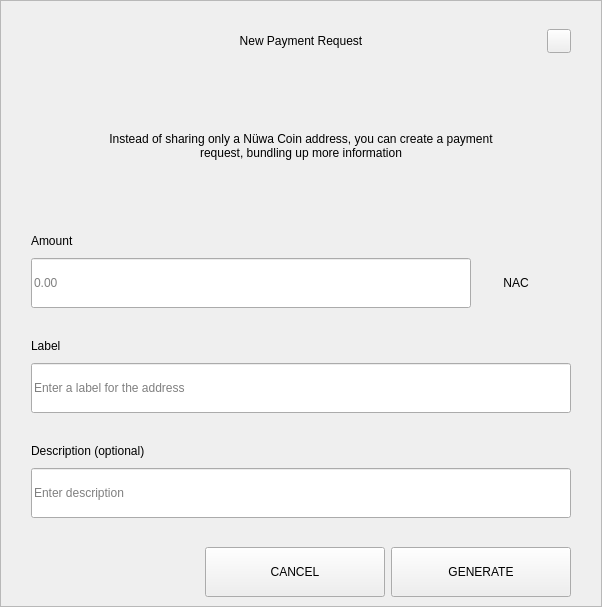
<?xml version="1.0" encoding="UTF-8"?>
<ui version="4.0">
 <class>RequestDialog</class>
 <widget class="QDialog" name="RequestDialog">
  <property name="geometry">
   <rect>
    <x>0</x>
    <y>0</y>
    <width>602</width>
    <height>607</height>
   </rect>
  </property>
  <property name="windowTitle">
   <string>Dialog</string>
  </property>
  <layout class="QVBoxLayout" name="verticalLayout_5">
   <property name="spacing">
    <number>0</number>
   </property>
   <property name="leftMargin">
    <number>0</number>
   </property>
   <property name="topMargin">
    <number>0</number>
   </property>
   <property name="rightMargin">
    <number>0</number>
   </property>
   <property name="bottomMargin">
    <number>0</number>
   </property>
   <item>
    <widget class="QFrame" name="frame">
     <property name="styleSheet">
      <string notr="true"/>
     </property>
     <property name="frameShape">
      <enum>QFrame::StyledPanel</enum>
     </property>
     <property name="frameShadow">
      <enum>QFrame::Raised</enum>
     </property>
     <layout class="QVBoxLayout" name="verticalLayout_4" stretch="1,0,0">
      <property name="spacing">
       <number>0</number>
      </property>
      <property name="leftMargin">
       <number>30</number>
      </property>
      <property name="topMargin">
       <number>20</number>
      </property>
      <property name="rightMargin">
       <number>30</number>
      </property>
      <property name="bottomMargin">
       <number>0</number>
      </property>
      <item>
       <layout class="QHBoxLayout" name="horizontalLayout_3">
        <property name="spacing">
         <number>0</number>
        </property>
        <item>
         <spacer name="horizontalSpacer_21">
          <property name="orientation">
           <enum>Qt::Horizontal</enum>
          </property>
          <property name="sizeHint" stdset="0">
           <size>
            <width>40</width>
            <height>20</height>
           </size>
          </property>
         </spacer>
        </item>
        <item>
         <widget class="QLabel" name="labelTitle">
          <property name="minimumSize">
           <size>
            <width>0</width>
            <height>40</height>
           </size>
          </property>
          <property name="maximumSize">
           <size>
            <width>16777215</width>
            <height>40</height>
           </size>
          </property>
          <property name="styleSheet">
           <string notr="true">padding-left:24px;</string>
          </property>
          <property name="text">
           <string>New Payment Request</string>
          </property>
          <property name="alignment">
           <set>Qt::AlignCenter</set>
          </property>
          <property name="margin">
           <number>7</number>
          </property>
         </widget>
        </item>
        <item>
         <spacer name="horizontalSpacer">
          <property name="orientation">
           <enum>Qt::Horizontal</enum>
          </property>
          <property name="sizeHint" stdset="0">
           <size>
            <width>40</width>
            <height>20</height>
           </size>
          </property>
         </spacer>
        </item>
        <item>
         <widget class="QPushButton" name="btnEsc">
          <property name="minimumSize">
           <size>
            <width>24</width>
            <height>24</height>
           </size>
          </property>
          <property name="maximumSize">
           <size>
            <width>24</width>
            <height>24</height>
           </size>
          </property>
          <property name="focusPolicy">
           <enum>Qt::NoFocus</enum>
          </property>
          <property name="text">
           <string/>
          </property>
         </widget>
        </item>
       </layout>
      </item>
      <item>
       <widget class="QStackedWidget" name="stack">
        <property name="minimumSize">
         <size>
          <width>540</width>
          <height>0</height>
         </size>
        </property>
        <property name="maximumSize">
         <size>
          <width>540</width>
          <height>16777215</height>
         </size>
        </property>
        <property name="currentIndex">
         <number>0</number>
        </property>
        <widget class="QWidget" name="page_1">
         <property name="minimumSize">
          <size>
           <width>540</width>
           <height>0</height>
          </size>
         </property>
         <property name="maximumSize">
          <size>
           <width>540</width>
           <height>16777215</height>
          </size>
         </property>
         <layout class="QVBoxLayout" name="layout1">
          <property name="spacing">
           <number>0</number>
          </property>
          <property name="leftMargin">
           <number>0</number>
          </property>
          <property name="topMargin">
           <number>0</number>
          </property>
          <property name="rightMargin">
           <number>0</number>
          </property>
          <property name="bottomMargin">
           <number>0</number>
          </property>
          <item>
           <spacer name="verticalSpacer_21">
            <property name="orientation">
             <enum>Qt::Vertical</enum>
            </property>
            <property name="sizeType">
             <enum>QSizePolicy::Fixed</enum>
            </property>
            <property name="sizeHint" stdset="0">
             <size>
              <width>20</width>
              <height>30</height>
             </size>
            </property>
           </spacer>
          </item>
          <item alignment="Qt::AlignHCenter">
           <widget class="QLabel" name="labelMessage">
            <property name="minimumSize">
             <size>
              <width>400</width>
              <height>50</height>
             </size>
            </property>
            <property name="text">
             <string>Instead of sharing only a Nüwa Coin address, you can create a payment request, bundling up more information</string>
            </property>
            <property name="alignment">
             <set>Qt::AlignCenter</set>
            </property>
            <property name="wordWrap">
             <bool>true</bool>
            </property>
           </widget>
          </item>
          <item alignment="Qt::AlignBottom">
           <widget class="QWidget" name="containerAmount" native="true">
            <layout class="QVBoxLayout" name="verticalLayout">
             <property name="spacing">
              <number>9</number>
             </property>
             <property name="leftMargin">
              <number>0</number>
             </property>
             <property name="topMargin">
              <number>0</number>
             </property>
             <property name="rightMargin">
              <number>0</number>
             </property>
             <property name="bottomMargin">
              <number>0</number>
             </property>
             <item>
              <widget class="QLabel" name="labelSubtitleAmount">
               <property name="minimumSize">
                <size>
                 <width>350</width>
                 <height>16</height>
                </size>
               </property>
               <property name="maximumSize">
                <size>
                 <width>16777215</width>
                 <height>16</height>
                </size>
               </property>
               <property name="text">
                <string>Amount</string>
               </property>
              </widget>
             </item>
             <item alignment="Qt::AlignTop">
              <widget class="QWidget" name="layoutAmount" native="true">
               <layout class="QHBoxLayout" name="horizontalLayout" stretch="2,0">
                <property name="spacing">
                 <number>0</number>
                </property>
                <property name="leftMargin">
                 <number>0</number>
                </property>
                <property name="topMargin">
                 <number>0</number>
                </property>
                <property name="rightMargin">
                 <number>0</number>
                </property>
                <property name="bottomMargin">
                 <number>0</number>
                </property>
                <item>
                 <widget class="QLineEdit" name="lineEditAmount">
                  <property name="minimumSize">
                   <size>
                    <width>0</width>
                    <height>50</height>
                   </size>
                  </property>
                  <property name="maximumSize">
                   <size>
                    <width>16777215</width>
                    <height>50</height>
                   </size>
                  </property>
                  <property name="placeholderText">
                   <string notr="true">0.00</string>
                  </property>
                 </widget>
                </item>
                <item>
                 <widget class="QWidget" name="comboContainer" native="true">
                  <property name="minimumSize">
                   <size>
                    <width>100</width>
                    <height>50</height>
                   </size>
                  </property>
                  <property name="maximumSize">
                   <size>
                    <width>16777215</width>
                    <height>50</height>
                   </size>
                  </property>
                  <layout class="QHBoxLayout" name="horizontalLayout_31">
                   <property name="spacing">
                    <number>0</number>
                   </property>
                   <property name="leftMargin">
                    <number>0</number>
                   </property>
                   <property name="topMargin">
                    <number>0</number>
                   </property>
                   <property name="rightMargin">
                    <number>10</number>
                   </property>
                   <property name="bottomMargin">
                    <number>0</number>
                   </property>
                   <item>
                    <widget class="QLabel" name="comboBoxCoin">
                     <property name="text">
                      <string>NAC</string>
                     </property>
                     <property name="alignment">
                      <set>Qt::AlignCenter</set>
                     </property>
                    </widget>
                   </item>
                  </layout>
                 </widget>
                </item>
               </layout>
              </widget>
             </item>
            </layout>
           </widget>
          </item>
          <item>
           <spacer name="verticalSpacer_31">
            <property name="orientation">
             <enum>Qt::Vertical</enum>
            </property>
            <property name="sizeType">
             <enum>QSizePolicy::Fixed</enum>
            </property>
            <property name="sizeHint" stdset="0">
             <size>
              <width>20</width>
              <height>30</height>
             </size>
            </property>
           </spacer>
          </item>
          <item>
           <layout class="QVBoxLayout" name="verticalLayoutLabel">
            <property name="spacing">
             <number>9</number>
            </property>
            <item>
             <widget class="QLabel" name="labelSubtitleLabel">
              <property name="minimumSize">
               <size>
                <width>0</width>
                <height>16</height>
               </size>
              </property>
              <property name="maximumSize">
               <size>
                <width>16777215</width>
                <height>16</height>
               </size>
              </property>
              <property name="text">
               <string>Label</string>
              </property>
             </widget>
            </item>
            <item>
             <widget class="QLineEdit" name="lineEditLabel">
              <property name="minimumSize">
               <size>
                <width>0</width>
                <height>50</height>
               </size>
              </property>
              <property name="maximumSize">
               <size>
                <width>16777215</width>
                <height>50</height>
               </size>
              </property>
              <property name="placeholderText">
               <string>Enter a label for the address</string>
              </property>
             </widget>
            </item>
           </layout>
          </item>
          <item>
           <spacer name="verticalSpacer_34">
            <property name="orientation">
             <enum>Qt::Vertical</enum>
            </property>
            <property name="sizeType">
             <enum>QSizePolicy::Fixed</enum>
            </property>
            <property name="sizeHint" stdset="0">
             <size>
              <width>20</width>
              <height>30</height>
             </size>
            </property>
           </spacer>
          </item>
          <item>
           <layout class="QVBoxLayout" name="verticalLayoutDescription">
            <property name="spacing">
             <number>9</number>
            </property>
            <item>
             <widget class="QLabel" name="labelSubtitleDescription">
              <property name="minimumSize">
               <size>
                <width>0</width>
                <height>16</height>
               </size>
              </property>
              <property name="maximumSize">
               <size>
                <width>16777215</width>
                <height>16</height>
               </size>
              </property>
              <property name="text">
               <string>Description (optional)</string>
              </property>
             </widget>
            </item>
            <item>
             <widget class="QLineEdit" name="lineEditDescription">
              <property name="minimumSize">
               <size>
                <width>0</width>
                <height>50</height>
               </size>
              </property>
              <property name="maximumSize">
               <size>
                <width>16777215</width>
                <height>50</height>
               </size>
              </property>
              <property name="placeholderText">
               <string>Enter description</string>
              </property>
             </widget>
            </item>
            <item>
             <spacer name="verticalSpacer_4">
              <property name="orientation">
               <enum>Qt::Vertical</enum>
              </property>
              <property name="sizeType">
               <enum>QSizePolicy::Fixed</enum>
              </property>
              <property name="sizeHint" stdset="0">
               <size>
                <width>20</width>
                <height>20</height>
               </size>
              </property>
             </spacer>
            </item>
           </layout>
          </item>
         </layout>
        </widget>
        <widget class="QWidget" name="page_2">
         <layout class="QVBoxLayout" name="layout2">
          <item>
           <spacer name="verticalSpacer_5">
            <property name="orientation">
             <enum>Qt::Vertical</enum>
            </property>
            <property name="sizeType">
             <enum>QSizePolicy::Fixed</enum>
            </property>
            <property name="sizeHint" stdset="0">
             <size>
              <width>20</width>
              <height>50</height>
             </size>
            </property>
           </spacer>
          </item>
          <item alignment="Qt::AlignHCenter">
           <widget class="QLabel" name="labelQrImg">
            <property name="minimumSize">
             <size>
              <width>260</width>
              <height>260</height>
             </size>
            </property>
            <property name="maximumSize">
             <size>
              <width>260</width>
              <height>260</height>
             </size>
            </property>
            <property name="text">
             <string/>
            </property>
            <property name="alignment">
             <set>Qt::AlignCenter</set>
            </property>
           </widget>
          </item>
          <item>
           <spacer name="verticalSpacer_2">
            <property name="orientation">
             <enum>Qt::Vertical</enum>
            </property>
            <property name="sizeType">
             <enum>QSizePolicy::Fixed</enum>
            </property>
            <property name="sizeHint" stdset="0">
             <size>
              <width>20</width>
              <height>30</height>
             </size>
            </property>
           </spacer>
          </item>
          <item alignment="Qt::AlignHCenter">
           <widget class="QLabel" name="labelAddress">
            <property name="text">
             <string>NESgYPQnqKSc2rYgvKpA4JQiIKmBUkqdNJ </string>
            </property>
           </widget>
          </item>
          <item>
           <spacer name="verticalSpacer_32">
            <property name="orientation">
             <enum>Qt::Vertical</enum>
            </property>
            <property name="sizeType">
             <enum>QSizePolicy::Expanding</enum>
            </property>
            <property name="sizeHint" stdset="0">
             <size>
              <width>20</width>
              <height>20</height>
             </size>
            </property>
           </spacer>
          </item>
          <item>
           <layout class="QHBoxLayout" name="horizontal">
            <property name="leftMargin">
             <number>20</number>
            </property>
            <property name="rightMargin">
             <number>20</number>
            </property>
            <property name="bottomMargin">
             <number>20</number>
            </property>
            <item>
             <spacer name="horizontalSpacer_4">
              <property name="orientation">
               <enum>Qt::Horizontal</enum>
              </property>
              <property name="sizeHint" stdset="0">
               <size>
                <width>40</width>
                <height>20</height>
               </size>
              </property>
             </spacer>
            </item>
            <item>
             <widget class="QPushButton" name="btnCopyAddress">
              <property name="minimumSize">
               <size>
                <width>180</width>
                <height>50</height>
               </size>
              </property>
              <property name="text">
               <string>COPY ADDRESS</string>
              </property>
             </widget>
            </item>
            <item>
             <widget class="QPushButton" name="btnCopyUrl">
              <property name="minimumSize">
               <size>
                <width>180</width>
                <height>50</height>
               </size>
              </property>
              <property name="text">
               <string>COPY URL</string>
              </property>
             </widget>
            </item>
            <item>
             <spacer name="horizontalSpacer_2">
              <property name="orientation">
               <enum>Qt::Horizontal</enum>
              </property>
              <property name="sizeHint" stdset="0">
               <size>
                <width>40</width>
                <height>20</height>
               </size>
              </property>
             </spacer>
            </item>
           </layout>
          </item>
         </layout>
        </widget>
       </widget>
      </item>
      <item>
       <widget class="QWidget" name="buttonsStack" native="true">
        <layout class="QHBoxLayout" name="horizontalLayout_5">
         <property name="leftMargin">
          <number>20</number>
         </property>
         <property name="rightMargin">
          <number>0</number>
         </property>
         <item>
          <spacer name="horizontalSpacer_41">
           <property name="orientation">
            <enum>Qt::Horizontal</enum>
           </property>
           <property name="sizeHint" stdset="0">
            <size>
             <width>40</width>
             <height>20</height>
            </size>
           </property>
          </spacer>
         </item>
         <item>
          <widget class="QPushButton" name="btnCancel">
           <property name="minimumSize">
            <size>
             <width>180</width>
             <height>50</height>
            </size>
           </property>
           <property name="focusPolicy">
            <enum>Qt::NoFocus</enum>
           </property>
           <property name="text">
            <string>CANCEL</string>
           </property>
          </widget>
         </item>
         <item>
          <widget class="QPushButton" name="btnSave">
           <property name="minimumSize">
            <size>
             <width>180</width>
             <height>50</height>
            </size>
           </property>
           <property name="focusPolicy">
            <enum>Qt::NoFocus</enum>
           </property>
           <property name="text">
            <string>GENERATE</string>
           </property>
          </widget>
         </item>
        </layout>
       </widget>
      </item>
     </layout>
    </widget>
   </item>
  </layout>
 </widget>
 <resources/>
 <connections/>
</ui>
